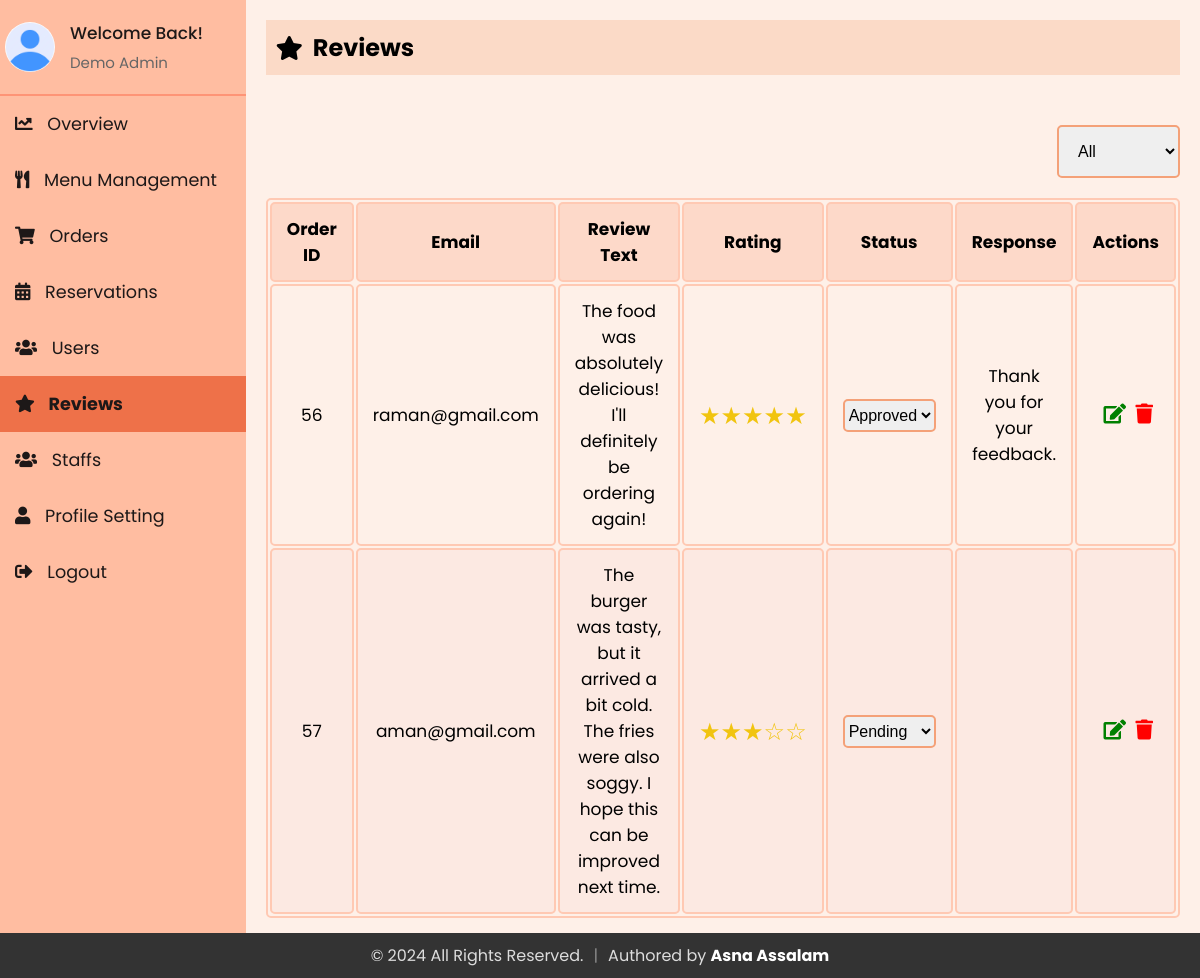
The page /Admin/reviews.php (signed in) on the database its author committed.
### tables this page shows
CREATE TABLE `staff` (
  `id` int(11) NOT NULL,
  `firstName` varchar(50) NOT NULL,
  `lastName` varchar(50) NOT NULL,
  `email` varchar(100) NOT NULL,
  `contact` varchar(15) DEFAULT NULL,
  `role` enum('superadmin','admin','delivery boy','waiter') NOT NULL,
  `password` varchar(255) NOT NULL,
  `createdAt` timestamp NOT NULL DEFAULT current_timestamp(),
  `updatedAt` timestamp NOT NULL DEFAULT current_timestamp() ON UPDATE current_timestamp(),
  `profile_image` varchar(255) NOT NULL DEFAULT 'default.jpg'
);

CREATE TABLE `reviews` (
  `review_id` int(11) NOT NULL,
  `email` varchar(255) NOT NULL,
  `order_id` int(11) DEFAULT NULL,
  `rating` int(11) NOT NULL CHECK (`rating` between 1 and 5),
  `review_text` text DEFAULT NULL,
  `review_date` timestamp NOT NULL DEFAULT current_timestamp(),
  `status` enum('approved','pending','rejected') DEFAULT 'pending',
  `response` text DEFAULT NULL
);

### Admin/sidebar.php (called while the page is built, shortened)
<?php
include 'db_connection.php';
$admin_email = isset($_SESSION['email']) ? $_SESSION['email'] : '';
function getAdminInfo($email)
{
  global $conn;
  $stmt = $conn->prepare("SELECT firstName, lastName, email, profile_image FROM staff WHERE email = ?");
  $stmt->bind_param("s", $email);
  $stmt->execute();
  $stmt->bind_result($firstName, $lastName, $email,  $profile_image);
  return [
    'firstName' => $firstName ?: '',
    'lastName' => $lastName ?: '',
    'email' => $email ?: '',
    'profile_image' => $profile_image ?: 'default.jpg'
  ];
}
$admin_info = getAdminInfo($admin_email);
?>

### Admin/reviews.php (the view, shortened to what this page needs)
<?php
include 'db_connection.php';
?>
<?php
include 'sidebar.php';
?>
<!DOCTYPE html>
<html lang="en">
<head>
  <link rel="stylesheet" href="https://cdnjs.cloudflare.com/ajax/libs/font-awesome/5.15.3/css/all.min.css">
  <link rel="stylesheet" href="admin_reservation.css">
  <link rel="stylesheet" href="sidebar.css">
  <link rel="stylesheet" href="admin_review.css">
</head>
<body>
  <div class="sidebar">
    <div class="profile-section">
      <img src="../uploads/<?php echo htmlspecialchars($admin_info['profile_image']); ?>" alt="Profile Picture">
      <div class="info">
        <h3>Welcome Back!</h3>
        <p><?php echo htmlspecialchars($admin_info['firstName']) . ' ' . htmlspecialchars($admin_info['lastName']); ?></p>
      </div>
    </div>
    <ul>
      <li><a href="index.php"><i class="fas fa-chart-line"></i> Overview</a></li>
      <li><a href="admin_menu.php"><i class="fas fa-utensils"></i> Menu Management</a></li>
      <li><a href="admin_orders.php"><i class="fas fa-shopping-cart"></i> Orders</a></li>
      <li><a href="reservations.php"><i class="fas fa-calendar-alt"></i> Reservations</a></li>
      <li><a href="users.php"><i class="fas fa-users"></i> Users</a></li>
      <li><a href="reviews.php" class="active"><i class="fas fa-star"></i> Reviews</a></li>
      <li><a href="staffs.php"><i class="fas fa-users"></i> Staffs</a></li>
      <li><a href="profile.php"><i class="fas fa-user"></i> Profile Setting</a></li>
      <li><a href="logout.php"><i class="fas fa-sign-out-alt"></i> Logout</a></li>
    </ul>
  </div>
  <div class="content">
    <div class="header">
      <h2><i class="fas fa-star"></i> Reviews</h2>
    </div>
    <div class="actions">
      <select id="statusFilter" name="statusFilter" onchange="filterByStatus()">
        <option value="">All</option>
      </select>
    </div>
    <div class="table">
      <table id="reviewTable">
        <thead>
          <tr>
            <th>Order ID</th>
            <th>Email</th>
            <th>Review Text</th>
            <th>Rating</th>
            <th>Status</th>
            <th>Response</th>
            <th>Actions</th>
          </tr>
        </thead>
        <tbody>
          <?php
          include 'db_connection.php';
          $sql = "SELECT * FROM reviews";
          $result = mysqli_query($conn, $sql);
          if (mysqli_num_rows($result) > 0) {
            while ($row = mysqli_fetch_assoc($result)) {
              $ratingStars = str_repeat('&#9733;', $row['rating']) . str_repeat('&#9734;', 5 - $row['rating']);
              echo "<tr>
                        <td>{$row['order_id']}</td>
                        <td>{$row['email']}</td>
                        <td>{$row['review_text']}</td>
                        <td class='rating-stars'>{$ratingStars}</td>
                        <td>
                         <select id='status-{$row['order_id']}' onchange='updateStatus({$row['order_id']}, this.value)' class='status-select'>
                         <option value='pending' " . ($row['status'] == 'pending' ? 'selected' : '') . ">Pending</option>
                         <option value='approved' " . ($row['status'] == 'approved' ? 'selected' : '') . ">Approved</option>
                         <option value='rejected' " . ($row['status'] == 'rejected' ? 'selected' : '') . ">Rejected</option>
                         </select>
                        </td>
                        <td>{$row['response']}</td>
                        <td>
                            <button id='editbtn' onclick='openEditReviewModal(this)' data-id='{$row['order_id']}' data-email='{$row['email']}' data-review_text='{$row['review_text']}' data-rating='{$row['rating']}' data-response='{$row['response']}'><i class='fas fa-edit'></i></button>
                            <button id='deletebtn' onclick=\"deleteReview('{$row['order_id']}', '{$row['email']}')\"><i class='fas fa-trash'></i></button>
                        </td>
                      </tr>";
            }
          } else {
            echo "<tr><td colspan='6' style='text-align: center;'>No Reviews</td></tr>";
          }
          ?>
        </tbody>
      </table>
    </div>
  </div>
</body>
</html>

### Admin/admin_reservation.css (style rules this page uses)
* { margin: 0; padding: 0; }
body { background: #fef0e8; font-family: "Poppins", sans-serif; margin: 0; }
.content { margin-bottom: 40px; }
table { width: 100%; border: 2px solid #ffc9b3; font-size: 17px; text-align: center; cursor: pointer; border-radius: 5px; }
table th, table td { padding: 12px 15px; border: 2px solid #ffc9b3; border-radius: 5px; }
table th { background-color: #fdd9c9; }
table tr:nth-of-type(even) { background-color: #fce9e2; }
.header { padding: 10px; background-color: #fbdac7; margin-bottom: 20px; display: flex; align-items: center; }
.status-select { border: 2px solid #f4a178; padding: 5px 0px 5px 0; font-size: 16px; border-radius: 5px; cursor: pointer; outline: none; }
#editbtn, #deletebtn { font-size: 20px; background: none; border: none; padding: 0 0 0 5px; outline: none; cursor: pointer; transition: transform 0.3s ease; }
#editbtn { color: green; }
#deletebtn { color: red; }
button { background-color: #fb4a36; color: white; border: 2px solid #fb4a36; padding: 14px 20px; cursor: pointer; border-radius: 5px; transition: all 0.3s ease; font-size: 1.2rem; }
.actions { display: flex; align-items: center; margin-bottom: 20px; margin-top: 20px; gap: 7px; }
.actions select, .actions input { padding: 15px; font-size: 1rem; border-radius: 5px; border: 2px solid #f4a178; cursor: pointer; outline: none; }

### Admin/sidebar.css (style rules this page uses)
* { margin: 0; padding: 0; box-sizing: border-box; }
body { background: #fef0e8; font-family: "Poppins", sans-serif; display: flex; flex-direction: row; margin: 0; }
.sidebar { width: 250px; background-color: #ffbda1; color: #1d1818; overflow: auto; position: relative; min-height: 100vh; font-size: 1.1rem }
.sidebar ul li a { display: block; padding: 15px; text-decoration: none; color: #1d1818; transition: background-color 0.3s; }
.sidebar ul li a.active { background-color:#ee7149; font-weight: bold; }
.sidebar ul li a i { margin-right: 10px; }
.sidebar ul { list-style-type: none; padding: 0; }
.content { flex: 1; padding: 20px; }
.header { padding: 10px; background-color: #fbdac7; margin-bottom: 20px; display: flex; align-items: center; }
.header h2 { display: flex; align-items: center; }
.header h2 i { margin-right: 10px; }
.profile-section { padding: 20px 5px 20px 5px; display: flex; align-items: center; border-bottom: 2px solid rgba(253, 108, 77, 0.5); }
.profile-section img { width: 50px; height: 50px; border-radius: 50%; margin-right: 15px; }
.profile-section .info { flex-grow: 1; }
.profile-section .info h3 { margin: 0; font-size: 17px; font-weight: 500; }
.profile-section .info p { margin: 5px 0 0; font-size: 15px; color: #666; }
.sidebar ul li a.active { font-weight: bold; }

### Admin/admin_review.css (style rules this page uses)
* { margin: 0; padding: 0; }
body { background: #fef0e8; font-family: "Poppins", sans-serif; margin: 0; }
.actions { display: flex; justify-content: end; margin-top: 50px; }
.rating-stars { font-size: 1.5rem; color: #f1c40f; }
.content { margin-bottom: 40px; }

### rows shown on the page
staff: profile_image (placeholder picture), firstName "Demo", lastName "Admin"
reviews: order "56", email "raman@gmail.com", review_text "The food was absolutely delicious! I'll definitely be ordering again!", rating "★★★★★", status+order "Approved", response "Thank you for your feedback."
reviews: order "57", email "aman@gmail.com", review_text "The burger was tasty, but it arrived a bit cold. The fries were also soggy. I hope this can be improved next time.", rating "★★★☆☆", status+order "Pending"
